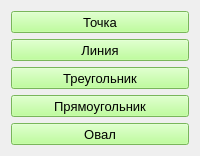
            <widget class="QWidget" name="paint_main_tool_create_lo">
             <layout class="QVBoxLayout" name="verticalLayout_5">
              <item>
               <widget class="QToolButton" name="paint_main_tool_create_point_btn">
                <property name="sizePolicy">
                 <sizepolicy hsizetype="Expanding" vsizetype="Expanding">
                  <horstretch>0</horstretch>
                  <verstretch>0</verstretch>
                 </sizepolicy>
                </property>
                <property name="font">
                 <font>
                  <pointsize>10</pointsize>
                 </font>
                </property>
                <property name="styleSheet">
                 <string notr="true">QToolButton {
	background-color: rgb(170, 255, 127);
}</string>
                </property>
                <property name="text">
                 <string>Точка</string>
                </property>
                <property name="icon">
                 <iconset>
                  <normaloff>L-Images/Point.png</normaloff>L-Images/Point.png</iconset>
                </property>
                <property name="iconSize">
                 <size>
                  <width>32</width>
                  <height>32</height>
                 </size>
                </property>
                <property name="checkable">
                 <bool>false</bool>
                </property>
                <property name="toolButtonStyle">
                 <enum>Qt::ToolButtonTextUnderIcon</enum>
                </property>
               </widget>
              </item>
              <item>
               <widget class="QToolButton" name="paint_main_tool_create_line_btn">
                <property name="sizePolicy">
                 <sizepolicy hsizetype="Expanding" vsizetype="Expanding">
                  <horstretch>0</horstretch>
                  <verstretch>0</verstretch>
                 </sizepolicy>
                </property>
                <property name="font">
                 <font>
                  <pointsize>10</pointsize>
                 </font>
                </property>
                <property name="styleSheet">
                 <string notr="true">QToolButton {
	background-color: rgb(170, 255, 127);
}</string>
                </property>
                <property name="text">
                 <string>Линия</string>
                </property>
                <property name="icon">
                 <iconset>
                  <normaloff>L-Images/Line.png</normaloff>L-Images/Line.png</iconset>
                </property>
                <property name="iconSize">
                 <size>
                  <width>32</width>
                  <height>32</height>
                 </size>
                </property>
                <property name="checkable">
                 <bool>false</bool>
                </property>
                <property name="toolButtonStyle">
                 <enum>Qt::ToolButtonTextUnderIcon</enum>
                </property>
               </widget>
              </item>
              <item>
               <widget class="QToolButton" name="paint_main_tool_create_triangle_btn">
                <property name="sizePolicy">
                 <sizepolicy hsizetype="Expanding" vsizetype="Expanding">
                  <horstretch>0</horstretch>
                  <verstretch>0</verstretch>
                 </sizepolicy>
                </property>
                <property name="font">
                 <font>
                  <pointsize>10</pointsize>
                 </font>
                </property>
                <property name="styleSheet">
                 <string notr="true">QToolButton {
	background-color: rgb(170, 255, 127);
}</string>
                </property>
                <property name="text">
                 <string>Треугольник</string>
                </property>
                <property name="icon">
                 <iconset>
                  <normaloff>L-Images/Triangle.png</normaloff>L-Images/Triangle.png</iconset>
                </property>
                <property name="iconSize">
                 <size>
                  <width>32</width>
                  <height>32</height>
                 </size>
                </property>
                <property name="checkable">
                 <bool>false</bool>
                </property>
                <property name="toolButtonStyle">
                 <enum>Qt::ToolButtonTextUnderIcon</enum>
                </property>
               </widget>
              </item>
              <item>
               <widget class="QToolButton" name="paint_main_tool_create_rect_btn">
                <property name="sizePolicy">
                 <sizepolicy hsizetype="Expanding" vsizetype="Expanding">
                  <horstretch>0</horstretch>
                  <verstretch>0</verstretch>
                 </sizepolicy>
                </property>
                <property name="font">
                 <font>
                  <pointsize>10</pointsize>
                 </font>
                </property>
                <property name="styleSheet">
                 <string notr="true">QToolButton {
	background-color: rgb(170, 255, 127);
}</string>
                </property>
                <property name="text">
                 <string>Прямоугольник</string>
                </property>
                <property name="icon">
                 <iconset>
                  <normaloff>L-Images/Rect.png</normaloff>L-Images/Rect.png</iconset>
                </property>
                <property name="iconSize">
                 <size>
                  <width>32</width>
                  <height>32</height>
                 </size>
                </property>
                <property name="checkable">
                 <bool>false</bool>
                </property>
                <property name="toolButtonStyle">
                 <enum>Qt::ToolButtonTextUnderIcon</enum>
                </property>
               </widget>
              </item>
              <item>
               <widget class="QToolButton" name="paint_main_tool_create_ellipse_btn">
                <property name="sizePolicy">
                 <sizepolicy hsizetype="Expanding" vsizetype="Expanding">
                  <horstretch>0</horstretch>
                  <verstretch>0</verstretch>
                 </sizepolicy>
                </property>
                <property name="font">
                 <font>
                  <pointsize>10</pointsize>
                 </font>
                </property>
                <property name="styleSheet">
                 <string notr="true">QToolButton {
	background-color: rgb(170, 255, 127);
}</string>
                </property>
                <property name="text">
                 <string>Овал</string>
                </property>
                <property name="icon">
                 <iconset>
                  <normaloff>L-Images/Ellipse.png</normaloff>L-Images/Ellipse.png</iconset>
                </property>
                <property name="iconSize">
                 <size>
                  <width>32</width>
                  <height>32</height>
                 </size>
                </property>
                <property name="checkable">
                 <bool>false</bool>
                </property>
                <property name="toolButtonStyle">
                 <enum>Qt::ToolButtonTextUnderIcon</enum>
                </property>
               </widget>
              </item>
             </layout>
            </widget>
